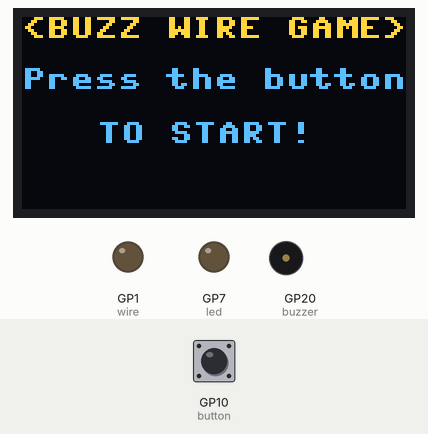
Recording of a program running on a simulated Raspberry Pi Pico running MicroPython. Shown: 128×64 one-colour display, output pins drawn as LEDs (lit = HIGH), buzzer (waves = sounding, pin HIGH). Inputs (shaded band) come from the test bench; at power-on: GP10 (button) LOW. The OLED is the two-colour kind (top 16 rows yellow); what the program prints to the serial console is not drawn.

Above: at 0.1 s.

The program:

buzzz_wire_game.py
```python
from machine import Pin, I2C, Timer #to access the hardware on the pico
from picobricks import SSD1306_I2C #OLED Screen Library
from utime import sleep # time library

#OLED Screen Settings
WIDTH  = 128
HEIGHT = 64

sda=machine.Pin(4)#initialize digital pin 4 and 5 as an OUTPUT for OLED Communication
scl=machine.Pin(5)
i2c=machine.I2C(0,sda=sda, scl=scl, freq=1000000)
oled = SSD1306_I2C(WIDTH, HEIGHT, i2c)

wire=Pin(1,Pin.OUT)#initialize digital pin 1 as an OUTPUT
led = Pin(7,Pin.OUT)#initialize digital pin 7 and 5 as an OUTPUT for LED
buzzer=Pin(20, Pin.OUT)#initialize digital pin 20 as an OUTPUT for Buzzer
button=Pin(10,Pin.IN,Pin.PULL_DOWN)#initialize digital pin 10 as an INPUT for button
endtime=0


while True:
    led.low()
    oled.fill(0)
    oled.show()
    oled.text("<BUZZ WIRE GAME>",0,0)
    oled.text("Press the button",0,17)
    oled.text("TO START!",25,35)
    oled.show()
    #When button is '0', OLED says 'GAME STARTED'
    while button.value()==0:
        print("press the button")
    oled.fill(0)
    oled.show()
    oled.text("GAME",25,35)
    oled.text("STARTED",25,45)
    oled.show()
    wire.high()
    timer_start=utime.ticks_ms()
     #When wire is '1', OLED says 'GAME OVER'
    while wire.value()==1:
        print("Started")
    endtime=utime.ticks_diff(utime.ticks_ms(), timer_start)
    print(endtime)
    oled.fill(0)
    oled.show()
    oled.text("GAME OVER!",25,35)
    oled.text(endtime + "ms" ,25,45)
    oled.show()
    led.high()#LED On
    buzzer.high()#Buzzer On
    sleep(5)#Delay
```
